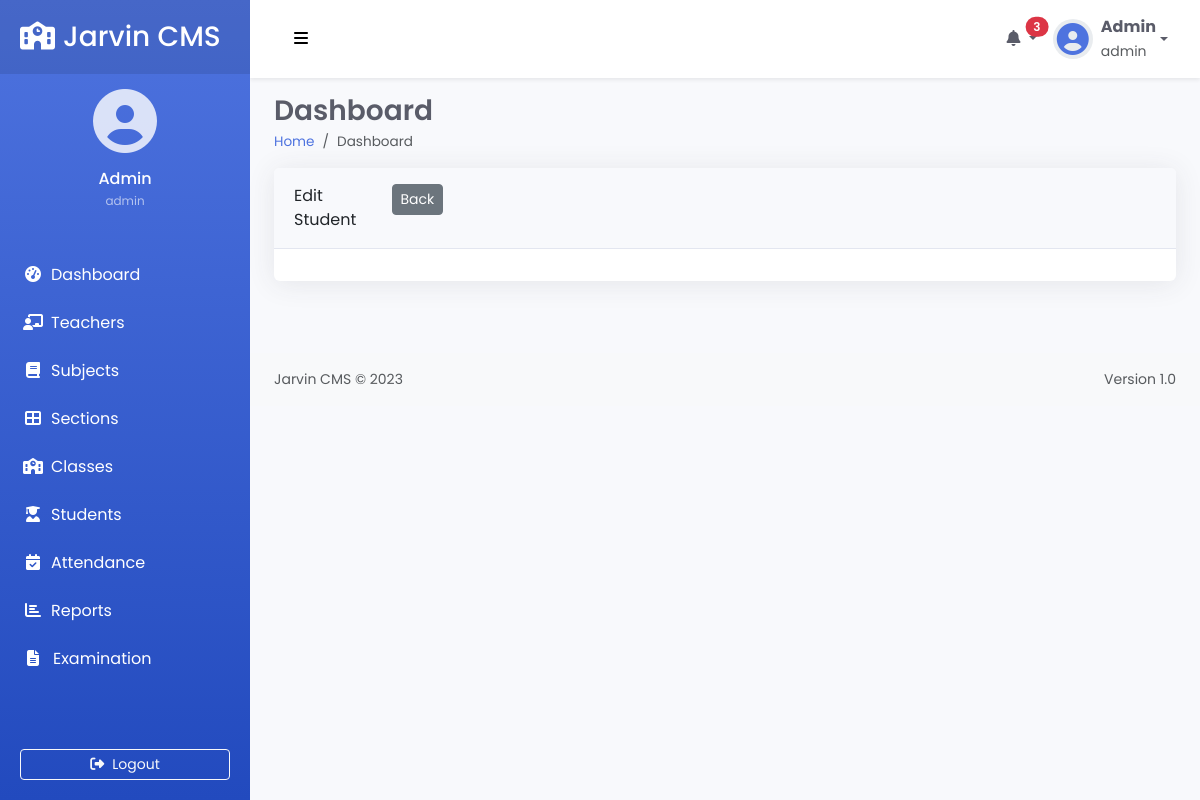
The app's page /edit_student?student_id=1 (signed in), older data.
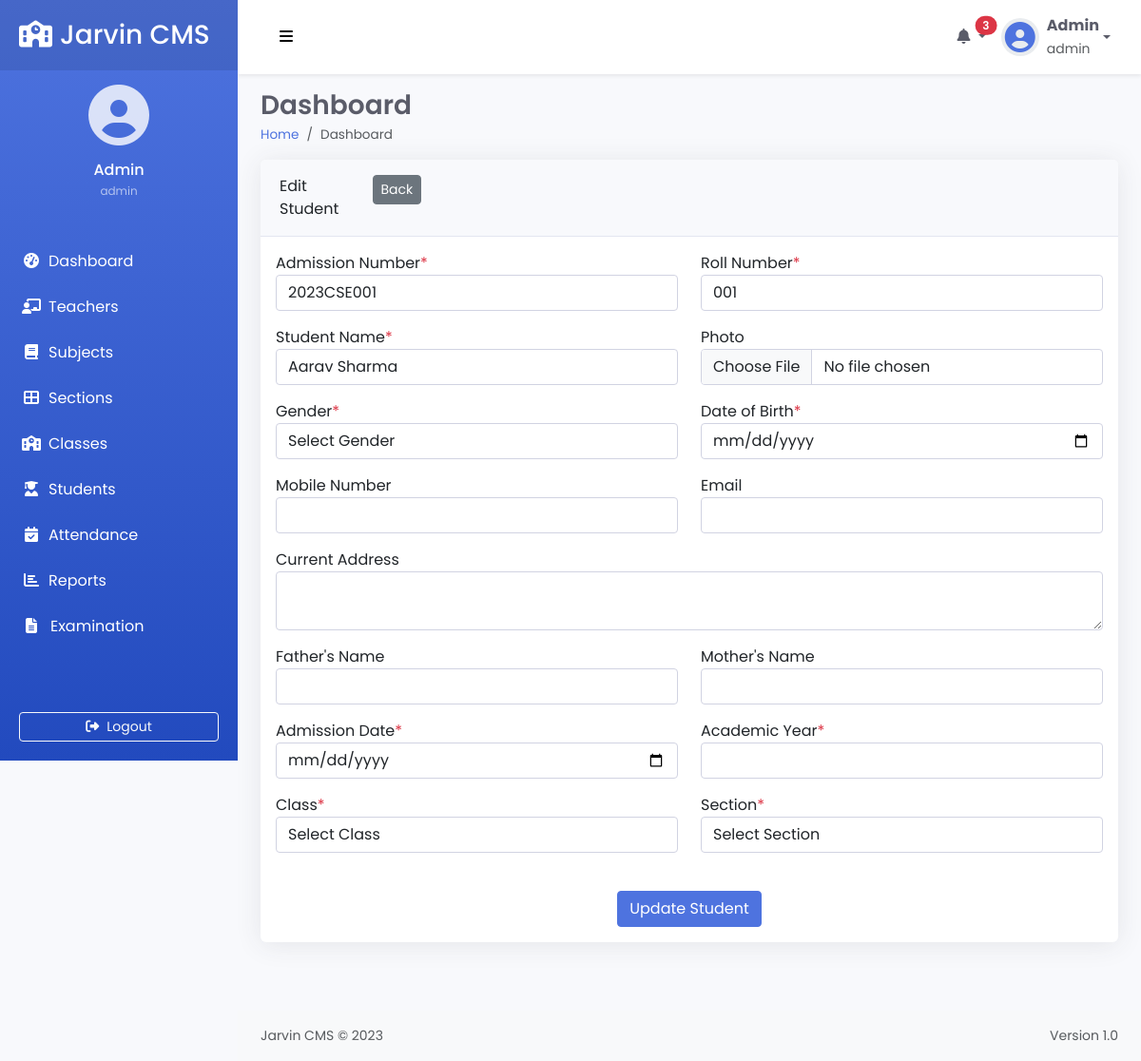
The same page, newer data.
### tables this page shows
CREATE TABLE sms_students (
            id INTEGER PRIMARY KEY AUTOINCREMENT,
            admission_no TEXT,
            roll_no TEXT,
            name TEXT,
            photo TEXT,
            gender TEXT,
            dob TEXT,
            mobile TEXT,
            email TEXT,
            current_address TEXT,
            father_name TEXT,
            mother_name TEXT,
            admission_date TEXT,
            academic_year TEXT,
            class INTEGER,
            section INTEGER
        );

### app.py (the view)
@app.route("/edit_student", methods =['GET'])
def edit_student():
    if 'loggedin' in session:
        student_id = request.args.get('student_id')
        db = get_db()
        cursor = db.cursor()
        cursor.execute('SELECT s.id, s.admission_no, s.roll_no, s.name, s.photo, c.name AS class, sec.section FROM sms_students s LEFT JOIN sms_section sec ON sec.section_id = s.section LEFT JOIN sms_classes c ON c.id = s.class WHERE s.id = ?', (student_id,))
        students = cursor.fetchall()
        cursor.execute('SELECT * FROM sms_classes')
        classes = cursor.fetchall()
        cursor.execute('SELECT * FROM sms_section')
        sections = cursor.fetchall()
        db.close()
        return render_template("edit_student.html", students = students, classes = classes, sections = sections)
    return redirect(url_for('login'))

### app.py (called while the page is built)
def get_db():
    db = sqlite3.connect('python_sms.db')
    db.row_factory = sqlite3.Row
    return db

### templates/edit_student.html (shortened to what the changed rows need)
{% extends 'layout.html' %}
{% block content %}
<div class="card">
    <div class="card-body">
        {% for student in students %}
        <form method="post" action="{{ url_for('save_student') }}" enctype="multipart/form-data">
            <div class="row">
                <div class="col-md-6">
                    <div class="mb-3">
                        <label for="admission_no">Admission Number<span class="text-danger">*</span></label>
                        <input type="text" name="admission_no" id="admission_no" class="form-control" value="{{ student.admission_no }}" required />
                    </div>
                </div>
                <div class="col-md-6">
                    <div class="mb-3">
                        <label for="roll_no">Roll Number<span class="text-danger">*</span></label>
                        <input type="text" name="roll_no" id="roll_no" class="form-control" value="{{ student.roll_no }}" required />
                    </div>
                </div>
            </div>
            <div class="row">
                <div class="col-md-6">
                    <div class="mb-3">
                        <label for="name">Student Name<span class="text-danger">*</span></label>
                        <input type="text" name="name" id="name" class="form-control" value="{{ student.name }}" required />
                    </div>
                </div>
                <div class="col-md-6">
                    <div class="mb-3">
                        <label for="photo">Photo</label>
                        <input type="file" name="photo" id="photo" class="form-control" accept="image/*" />
                    </div>
                </div>
            </div>
            <div class="row">
                <div class="col-md-6">
                    <div class="mb-3">
                        <label for="gender">Gender<span class="text-danger">*</span></label>
                        <select name="gender" id="gender" class="form-control" required>
                            <option value="">Select Gender</option>
                        </select>
                    </div>
                </div>
                <div class="col-md-6">
                    <div class="mb-3">
                        <label for="dob">Date of Birth<span class="text-danger">*</span></label>
                        <input type="date" name="dob" id="dob" class="form-control" value="{{ student.dob }}" required />
                    </div>
                </div>
            </div>
            <div class="row">
                <div class="col-md-6">
                    <div class="mb-3">
                        <label for="mobile">Mobile Number</label>
                        <input type="text" name="mobile" id="mobile" class="form-control" value="{{ student.mobile }}" />
                    </div>
                </div>
                <div class="col-md-6">
                    <div class="mb-3">
                        <label for="email">Email</label>
                        <input type="email" name="email" id="email" class="form-control" value="{{ student.email }}" />
                    </div>
                </div>
            </div>
            <div class="mb-3">
                <label for="current_address">Current Address</label>
                <textarea name="current_address" id="current_address" class="form-control">{{ student.current_address }}</textarea>
            </div>
            <div class="row">
                <div class="col-md-6">
                    <div class="mb-3">
                        <label for="father_name">Father's Name</label>
                        <input type="text" name="father_name" id="father_name" class="form-control" value="{{ student.father_name }}" />
                    </div>
                </div>
                <div class="col-md-6">
                    <div class="mb-3">
                        <label for="mother_name">Mother's Name</label>
                        <input type="text" name="mother_name" id="mother_name" class="form-control" value="{{ student.mother_name }}" />
                    </div>
                </div>
            </div>
            <div class="row">
                <div class="col-md-6">
                    <div class="mb-3">
                        <label for="admission_date">Admission Date<span class="text-danger">*</span></label>
                        <input type="date" name="admission_date" id="admission_date" class="form-control" value="{{ student.admission_date }}" required />
                    </div>
                </div>
                <div class="col-md-6">
                    <div class="mb-3">
                        <label for="academic_year">Academic Year<span class="text-danger">*</span></label>
                        <input type="text" name="academic_year" id="academic_year" class="form-control" value="{{ student.academic_year }}" required />
                    </div>
                </div>
            </div>
            <div class="row">
                <div class="col-md-6">
                    <div class="mb-3">
                        <label for="class_id">Class<span class="text-danger">*</span></label>
                        <select name="class_id" id="class_id" class="form-control" required>
                            <option value="">Select Class</option>
                        </select>
                    </div>
                </div>
                <div class="col-md-6">
                    <div class="mb-3">
                        <label for="section_id">Section<span class="text-danger">*</span></label>
                        <select name="section_id" id="section_id" class="form-control" required>
                            <option value="">Select Section</option>
                        </select>
                    </div>
                </div>
            </div>
            <div class="mt-4 text-center">
                <input type="submit" name="update_student" class="btn btn-primary" value="Update Student" />
            </div>
        </form>
        {% endfor %}
    </div>
</div>
{% endblock %}

Row changes from the older to the newer data that the page shows:
added sms_students: admission_no "2023CSE001", roll_no "001", name "Aarav Sharma"
